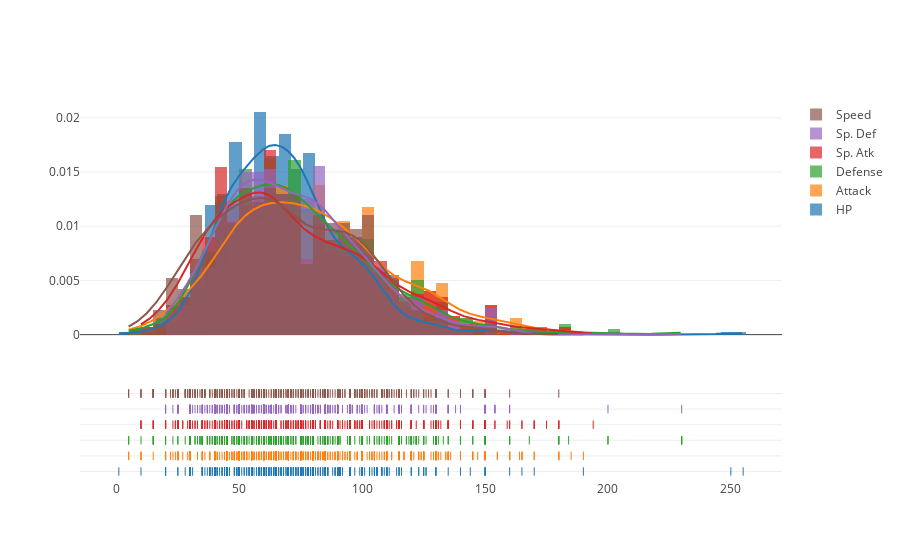

Notebook code cell kept with this figure:
### Markdown cell above
**1.2 Distplot of all stats**

### Code cell
hist_data = [df['HP'],df['Attack'],df['Defense'],df['Sp. Atk'],df['Sp. Def'],df['Speed']]
group_labels = list(df.iloc[:,5:11].columns)

fig = ff.create_distplot(hist_data, group_labels, bin_size=5)
iplot(fig, filename='Distplot of all pokemon stats')

### Figure 1 — Plotly figure (JSON) as saved in the notebook; plotly's stock layout.template omitted (floating-point values rounded to 4 significant figures; data arrays with more than 128 entries replaced by an {"elided": "..."} marker saying what was removed)
{"data": [{"autobinx": false, "histnorm": "probability density", "legendgroup": "HP", "marker": {"color": "rgb(31, 119, 180)"}, "name": "HP", "opacity": 0.7, "type": "histogram", "x": {"elided": "800 int values"}, "xaxis": "x1", "xbins": {"end": 255.0, "size": 5, "start": 1.0}, "yaxis": "y1"}, {"autobinx": false, "histnorm": "probability density", "legendgroup": "Attack", "marker": {"color": "rgb(255, 127, 14)"}, "name": "Attack", "opacity": 0.7, "type": "histogram", "x": {"elided": "800 int values"}, "xaxis": "x1", "xbins": {"end": 190.0, "size": 5, "start": 5.0}, "yaxis": "y1"}, {"autobinx": false, "histnorm": "probability density", "legendgroup": "Defense", "marker": {"color": "rgb(44, 160, 44)"}, "name": "Defense", "opacity": 0.7, "type": "histogram", "x": {"elided": "800 int values"}, "xaxis": "x1", "xbins": {"end": 230.0, "size": 5, "start": 5.0}, "yaxis": "y1"}, {"autobinx": false, "histnorm": "probability density", "legendgroup": "Sp. Atk", "marker": {"color": "rgb(214, 39, 40)"}, "name": "Sp. Atk", "opacity": 0.7, "type": "histogram", "x": {"elided": "800 int values"}, "xaxis": "x1", "xbins": {"end": 194.0, "size": 5, "start": 10.0}, "yaxis": "y1"}, {"autobinx": false, "histnorm": "probability density", "legendgroup": "Sp. Def", "marker": {"color": "rgb(148, 103, 189)"}, "name": "Sp. Def", "opacity": 0.7, "type": "histogram", "x": {"elided": "800 int values"}, "xaxis": "x1", "xbins": {"end": 230.0, "size": 5, "start": 20.0}, "yaxis": "y1"}, {"autobinx": false, "histnorm": "probability density", "legendgroup": "Speed", "marker": {"color": "rgb(140, 86, 75)"}, "name": "Speed", "opacity": 0.7, "type": "histogram", "x": {"elided": "800 int values"}, "xaxis": "x1", "xbins": {"end": 180.0, "size": 5, "start": 5.0}, "yaxis": "y1"}, {"legendgroup": "HP", "marker": {"color": "rgb(31, 119, 180)"}, "mode": "lines", "name": "HP", "showlegend": false, "type": "scatter", "x": {"elided": "500 float values"}, "xaxis": "x1", "y": {"elided": "500 float values"}, "yaxis": "y1"}, {"legendgroup": "Attack", "marker": {"color": "rgb(255, 127, 14)"}, "mode": "lines", "name": "Attack", "showlegend": false, "type": "scatter", "x": {"elided": "500 float values"}, "xaxis": "x1", "y": {"elided": "500 float values"}, "yaxis": "y1"}, {"legendgroup": "Defense", "marker": {"color": "rgb(44, 160, 44)"}, "mode": "lines", "name": "Defense", "showlegend": false, "type": "scatter", "x": {"elided": "500 float values"}, "xaxis": "x1", "y": {"elided": "500 float values"}, "yaxis": "y1"}, {"legendgroup": "Sp. Atk", "marker": {"color": "rgb(214, 39, 40)"}, "mode": "lines", "name": "Sp. Atk", "showlegend": false, "type": "scatter", "x": {"elided": "500 float values"}, "xaxis": "x1", "y": {"elided": "500 float values"}, "yaxis": "y1"}, {"legendgroup": "Sp. Def", "marker": {"color": "rgb(148, 103, 189)"}, "mode": "lines", "name": "Sp. Def", "showlegend": false, "type": "scatter", "x": {"elided": "500 float values"}, "xaxis": "x1", "y": {"elided": "500 float values"}, "yaxis": "y1"}, {"legendgroup": "Speed", "marker": {"color": "rgb(140, 86, 75)"}, "mode": "lines", "name": "Speed", "showlegend": false, "type": "scatter", "x": {"elided": "500 float values"}, "xaxis": "x1", "y": {"elided": "500 float values"}, "yaxis": "y1"}, {"legendgroup": "HP", "marker": {"color": "rgb(31, 119, 180)", "symbol": "line-ns-open"}, "mode": "markers", "name": "HP", "showlegend": false, "text": null, "type": "scatter", "x": {"elided": "800 int values"}, "xaxis": "x1", "y": {"elided": "800 str values"}, "yaxis": "y2"}, {"legendgroup": "Attack", "marker": {"color": "rgb(255, 127, 14)", "symbol": "line-ns-open"}, "mode": "markers", "name": "Attack", "showlegend": false, "text": null, "type": "scatter", "x": {"elided": "800 int values"}, "xaxis": "x1", "y": {"elided": "800 str values"}, "yaxis": "y2"}, {"legendgroup": "Defense", "marker": {"color": "rgb(44, 160, 44)", "symbol": "line-ns-open"}, "mode": "markers", "name": "Defense", "showlegend": false, "text": null, "type": "scatter", "x": {"elided": "800 int values"}, "xaxis": "x1", "y": {"elided": "800 str values"}, "yaxis": "y2"}, {"legendgroup": "Sp. Atk", "marker": {"color": "rgb(214, 39, 40)", "symbol": "line-ns-open"}, "mode": "markers", "name": "Sp. Atk", "showlegend": false, "text": null, "type": "scatter", "x": {"elided": "800 int values"}, "xaxis": "x1", "y": {"elided": "800 str values"}, "yaxis": "y2"}, {"legendgroup": "Sp. Def", "marker": {"color": "rgb(148, 103, 189)", "symbol": "line-ns-open"}, "mode": "markers", "name": "Sp. Def", "showlegend": false, "text": null, "type": "scatter", "x": {"elided": "800 int values"}, "xaxis": "x1", "y": {"elided": "800 str values"}, "yaxis": "y2"}, {"legendgroup": "Speed", "marker": {"color": "rgb(140, 86, 75)", "symbol": "line-ns-open"}, "mode": "markers", "name": "Speed", "showlegend": false, "text": null, "type": "scatter", "x": {"elided": "800 int values"}, "xaxis": "x1", "y": {"elided": "800 str values"}, "yaxis": "y2"}], "layout": {"barmode": "overlay", "hovermode": "closest", "legend": {"traceorder": "reversed"}, "xaxis1": {"anchor": "y2", "domain": [0.0, 1.0], "zeroline": false}, "yaxis1": {"anchor": "free", "domain": [0.35, 1], "position": 0.0}, "yaxis2": {"anchor": "x1", "domain": [0, 0.25], "dtick": 1, "showticklabels": false}}}
